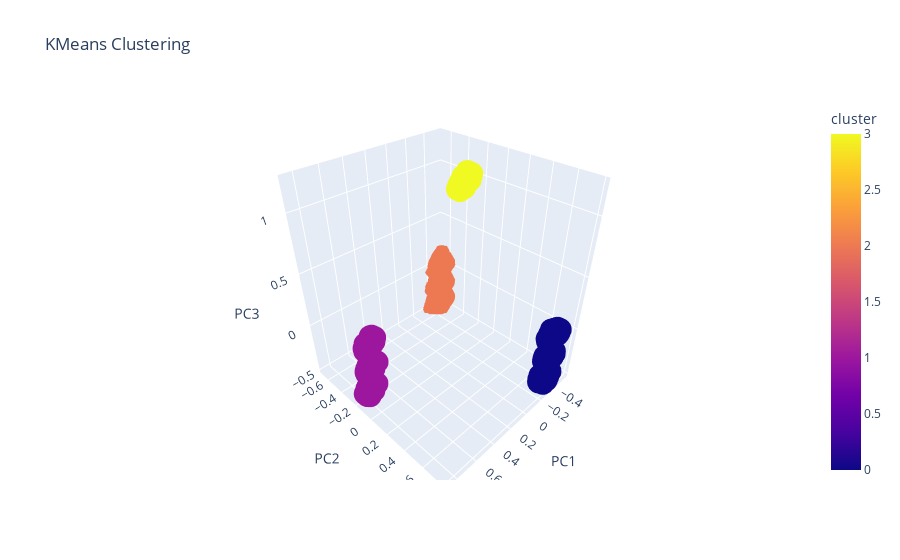

The cell this chart's notebook holds for it:
### Markdown cell above
#### <a id='toc1_4_1_2_'></a>[_MinMaxScaler_](#toc0_)

### Code cell
from sklearn.preprocessing import MinMaxScaler

k=4



minMax = MinMaxScaler(feature_range=(0,1))

data_min_max = minMax.fit_transform(personality_data[cols])

kmeansMinMax = KMeans(n_clusters=k,n_init=10,random_state=42)

kmeansMinMax.fit(data_min_max)

labels_min_max = kmeansMinMax.labels_

cluster_centers_min_max = kmeansMinMax.cluster_centers_


generate2DGraph(data_min_max,cluster_centers_min_max,labels_min_max)
generate3DGraph(data_min_max,cluster_centers_min_max,labels_min_max)
generateInteractive3DGraph(data_min_max,labels_min_max)

printScore(data_min_max,labels_min_max)
clusterValues(labels_min_max)

### Figure 1 — Plotly figure (JSON) as saved in the notebook; plotly's stock layout.template omitted (floating-point values rounded to 4 significant figures; data arrays with more than 128 entries replaced by an {"elided": "..."} marker saying what was removed)
{"data": [{"hovertemplate": "PC1=%{x}<br>PC2=%{y}<br>PC3=%{z}<br>cluster=%{marker.color}<extra></extra>", "legendgroup": "", "marker": {"color": {"elided": "1834 int values"}, "coloraxis": "coloraxis", "symbol": "circle"}, "mode": "markers", "name": "", "scene": "scene", "showlegend": false, "type": "scatter3d", "x": {"elided": "1834 float values"}, "y": {"elided": "1834 float values"}, "z": {"elided": "1834 float values"}}], "layout": {"coloraxis": {"colorbar": {"title": {"text": "cluster"}}, "colorscale": [[0, "#0d0887"], [0.1111, "#46039f"], [0.2222, "#7201a8"], [0.3333, "#9c179e"], [0.4444, "#bd3786"], [0.5556, "#d8576b"], [0.6667, "#ed7953"], [0.7778, "#fb9f3a"], [0.8889, "#fdca26"], [1, "#f0f921"]]}, "legend": {"tracegroupgap": 0}, "scene": {"domain": {"x": [0, 1], "y": [0, 1]}, "xaxis": {"title": {"text": "PC1"}}, "yaxis": {"title": {"text": "PC2"}}, "zaxis": {"title": {"text": "PC3"}}}, "title": {"text": "KMeans Clustering"}}}
